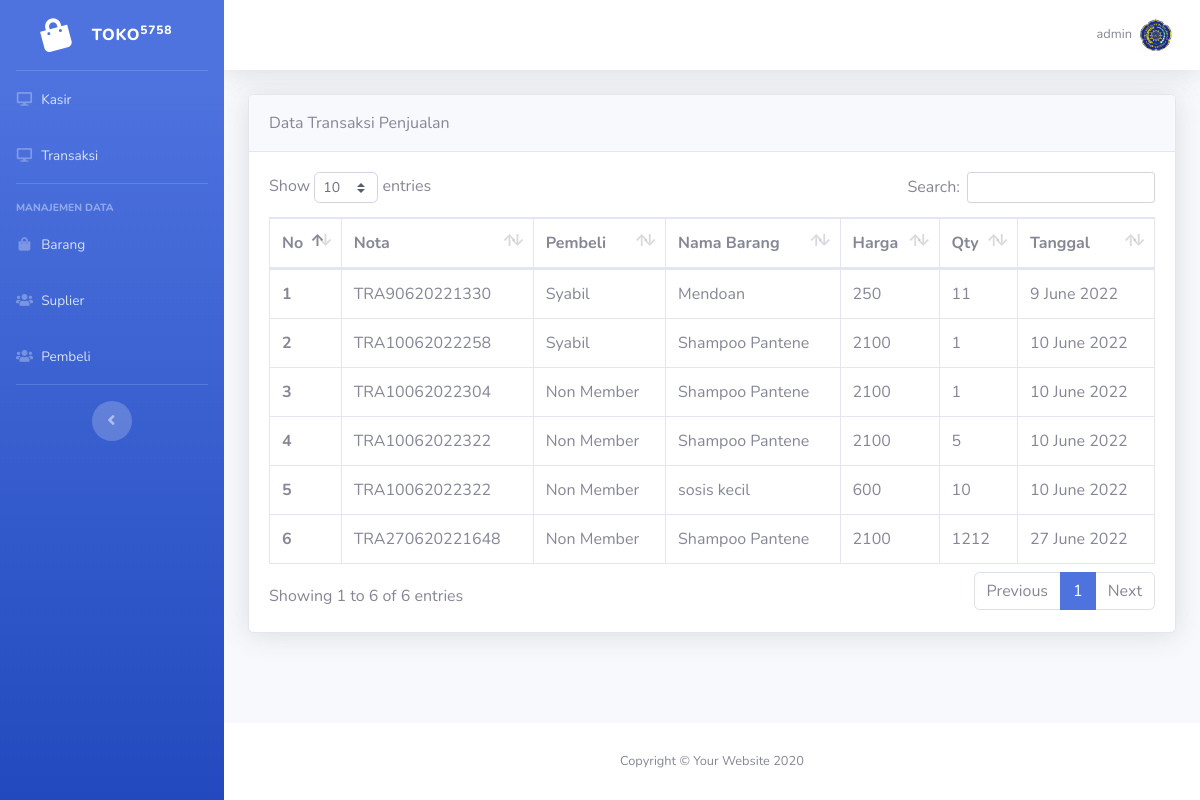
Screenshot of /page/data_transaksi.php (signed in) with the database file from the repository.
### tables this page shows
CREATE TABLE `transaksi` (
  `id_keranjang` int(11) NOT NULL,
  `id_pembeli` int(11) DEFAULT NULL,
  `id_barang` int(11) NOT NULL,
  `nama_barang` varchar(255) NOT NULL,
  `harga_barang` int(11) NOT NULL,
  `quantity` int(11) NOT NULL,
  `subtotal` varchar(255) NOT NULL,
  `tgl_input` varchar(255) NOT NULL,
  `no_transaksi` varchar(255) NOT NULL,
  `bayar` varchar(255) NOT NULL,
  `kembalian` varchar(255) NOT NULL
);

CREATE TABLE `pembeli` (
  `id_pembeli` int(11) NOT NULL,
  `nama_pembeli` varchar(100) DEFAULT NULL,
  `jk` char(1) DEFAULT NULL,
  `no_telp` varchar(255) DEFAULT NULL,
  `alamat` varchar(255) DEFAULT NULL
);

CREATE TABLE `barang` (
  `id_barang` int(11) NOT NULL,
  `nama_barang` varchar(50) DEFAULT NULL,
  `deskripsi` varchar(200) DEFAULT NULL,
  `harga_beli` int(11) DEFAULT NULL,
  `harga_jual` int(11) DEFAULT NULL,
  `stok` int(11) DEFAULT NULL,
  `id_suplier` int(11) DEFAULT NULL
);

### page/data_transaksi.php (the view)
<?php
include "../partials/head.php";
include "../partials/sidebar.php";
include "../partials/navbar.php";
?>
<div class="container-fluid">
    <div class="card shadow mb-4">
        <div class="card-header py-3">
            Data Transaksi Penjualan
        </div>
        <div class="card-body">
            <div class="table-responsive">
                <table class="table table-bordered" id="dataTable" width="100%" cellspacing="0">
                    <thead>
                        <tr>
                            <th scope="col">No</th>
                            <th scope="col">Nota</th>
                            <th scope="col">Pembeli</th>
                            <th scope="col">Nama Barang</th>
                            <th scope="col">Harga</th>
                            <th scope="col">Qty</th>
                            <th scope="col">Tanggal</th>
                        </tr>
                    </thead>
                    <tbody>
                        <?php
                        $perintah = mysqli_query($koneksi, "SELECT a.no_transaksi, b.nama_pembeli, c.nama_barang, a.harga_barang, a.quantity, a.tgl_input FROM `transaksi` a
                        JOIN pembeli b ON b.id_pembeli=a.id_pembeli
                        JOIN barang c ON c.id_barang=a.id_barang");
                        $no = 1;
                        while ($baris = mysqli_fetch_array($perintah)) {
                        ?>
                            <tr>
                                <th scope='row'><?php echo $no++; ?></th>
                                <td><?php echo $baris['no_transaksi'] ?></td>
                                <td><?php echo $baris['nama_pembeli'] ?></td>
                                <td><?php echo $baris['nama_barang'] ?></td>
                                <td><?php echo $baris['harga_barang'] ?></td>
                                <td><?php echo $baris['quantity'] ?></td>
                                <td><?php echo $baris['tgl_input'] ?></td>
                            </tr>
                        <?php } ?>
                    </tbody>
                </table>
            </div>
        </div>
    </div>
</div>
<?php
include "../partials/footer.php";
?>

### partials/head.php (shortened to what this page needs)
<!DOCTYPE html>
<html lang="en">
<head>
    <link href="../asset/vendor/fontawesome-free/css/all.min.css" rel="stylesheet" type="text/css">
    <link href="../asset/css/sb-admin-2.min.css" rel="stylesheet">
    <link href="../asset/vendor/datatables/dataTables.bootstrap4.min.css" rel="stylesheet">
</head>

### partials/sidebar.php
<body id="page-top">
    <div id="wrapper">
        <ul class="navbar-nav bg-gradient-primary sidebar sidebar-dark accordion" id="accordionSidebar">
            <a class="sidebar-brand d-flex align-items-center justify-content-center" href="index.html">
                <div class="sidebar-brand-icon rotate-n-15">
                    <i class="fas fa-fw fa-shopping-bag"></i>
                </div>
                <div class="sidebar-brand-text mx-3">Toko<sup>5758</sup></div>
            </a>
            <hr class="sidebar-divider my-0">
            <li class="nav-item">
                <a class="nav-link" href="../page/kasir.php">
                    <i class="fas fa-fw fa-desktop"></i>
                    <span>Kasir</span></a>
            </li>
            <li class="nav-item">
                <a class="nav-link" href="../page/data_transaksi.php">
                    <i class="fas fa-fw fa-desktop"></i>
                    <span>Transaksi</span></a>
            </li>
            <hr class="sidebar-divider">
            <div class="sidebar-heading">
                Manajemen Data
            </div>
            <li class="nav-item">
                <a class="nav-link" href="../page/data_barang.php">
                    <i class="fas fa-fw fa-shopping-bag"></i>
                    <span>Barang</span></a>
            </li>
            <li class="nav-item">
                <a class="nav-link" href="../page/data_suplier.php">
                    <i class="fas fa-fw fa-users"></i>
                    <span>Suplier</span></a>
            </li>
            <li class="nav-item">
                <a class="nav-link" href="../page/data_pembeli.php">
                    <i class="fas fa-fw fa-users"></i>
                    <span>Pembeli</span></a>
            </li>
            <hr class="sidebar-divider d-none d-md-block">
            <div class="text-center d-none d-md-inline">
                <button class="rounded-circle border-0" id="sidebarToggle"></button>
            </div>
        </ul>

### partials/navbar.php (shortened to what this page needs)
<div id="content-wrapper" class="d-flex flex-column">
    <div id="content">
        <nav class="navbar navbar-expand navbar-light bg-white topbar mb-4 static-top shadow">
            <ul class="navbar-nav ml-auto">
                <li class="nav-item dropdown no-arrow">
                    <a class="nav-link dropdown-toggle" href="#" id="userDropdown" role="button" data-toggle="dropdown" aria-haspopup="true" aria-expanded="false">
                        <span class="mr-2 d-none d-lg-inline text-gray-600 small"><?php echo $_SESSION['username']; ?></span>
                        <img class="img-profile rounded-circle" src="../asset/img/ump.png">
                    </a>
                </li>
            </ul>
        </nav>

### partials/footer.php (shortened to what this page needs)
</div>
<footer class="sticky-footer bg-white">
    <div class="container my-auto">
        <div class="copyright text-center my-auto">
            <span>Copyright &copy; Your Website 2020</span>
        </div>
    </div>
</footer>
</div>
</div>
</body>
</html>

### rows the page displays
transaksi: no_transaksi "TRA90620221330", id_pembeli.nama_pembeli "Syabil", id_barang.nama_barang "Mendoan", harga_barang "250", quantity "11", tgl_input "9 June 2022"
transaksi: no_transaksi "TRA10062022258", id_pembeli.nama_pembeli "Syabil", id_barang.nama_barang "Shampoo Pantene", harga_barang "2100", quantity "1", tgl_input "10 June 2022"
transaksi: no_transaksi "TRA10062022304", id_pembeli.nama_pembeli "Non Member", id_barang.nama_barang "Shampoo Pantene", harga_barang "2100", quantity "1", tgl_input "10 June 2022"
transaksi: no_transaksi "TRA10062022322", id_pembeli.nama_pembeli "Non Member", id_barang.nama_barang "Shampoo Pantene", harga_barang "2100", quantity "5", tgl_input "10 June 2022"
transaksi: no_transaksi "TRA10062022322", id_pembeli.nama_pembeli "Non Member", id_barang.nama_barang "sosis kecil", harga_barang "600", quantity "10", tgl_input "10 June 2022"
transaksi: no_transaksi "TRA270620221648", id_pembeli.nama_pembeli "Non Member", id_barang.nama_barang "Shampoo Pantene", harga_barang "2100", quantity "1212", tgl_input "27 June 2022"

### other values shown
$_SESSION['username'] "admin"
